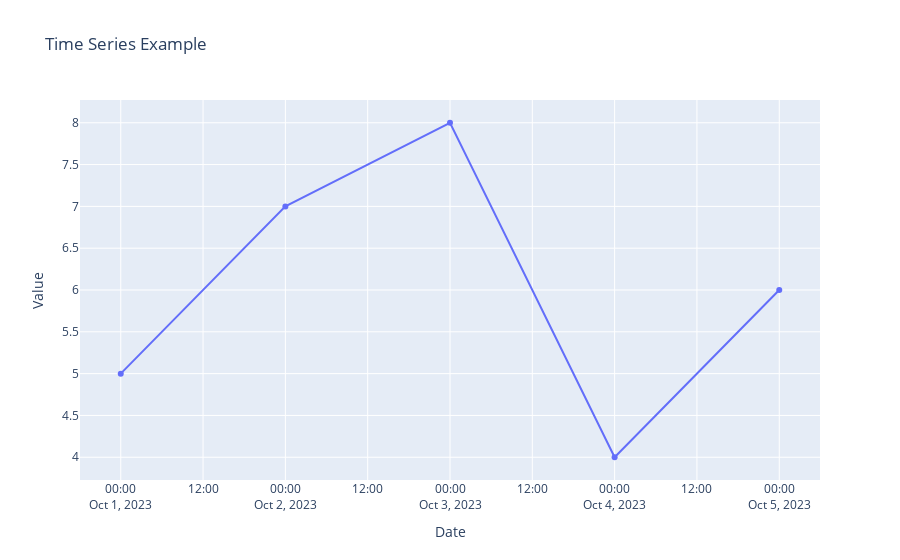

Notebook cell for this chart:
### Code cell
# a) Write a Python program to draw Time Series using Plotly Libraries.
import plotly.graph_objects as go
from datetime import datetime
# imports the datetime class from the datetime module in Python's standard library.
# Sample data
dates = [
    datetime(2023, 10, 1),
    datetime(2023, 10, 2),
    datetime(2023, 10, 3),
    datetime(2023, 10, 4),
    datetime(2023, 10, 5)
]
print(dates)
values = [5, 7, 8, 4, 6]
# Create a trace
trace = go.Scatter(x=dates, y=values)

#33
# Create layout
layout = go.Layout(title='Time Series Example', xaxis_title='Date', yaxis_title='Value')
# Create figure
fig = go.Figure(data=trace, layout=layout)
# Show the plot
fig.show()

### Figure 1 — Plotly figure (JSON) as saved in the notebook; plotly's stock layout.template omitted (floating-point values rounded to 4 significant figures)
{"data": [{"type": "scatter", "x": ["2023-10-01T00:00:00", "2023-10-02T00:00:00", "2023-10-03T00:00:00", "2023-10-04T00:00:00", "2023-10-05T00:00:00"], "y": [5, 7, 8, 4, 6]}], "layout": {"autosize": true, "title": {"text": "Time Series Example"}, "xaxis": {"autorange": true, "range": ["2023-09-30 18:07:44.5161", "2023-10-05 05:52:15.4839"], "title": {"text": "Date"}, "type": "date"}, "yaxis": {"autorange": true, "range": [3.67, 8.33], "title": {"text": "Value"}, "type": "linear"}}}
